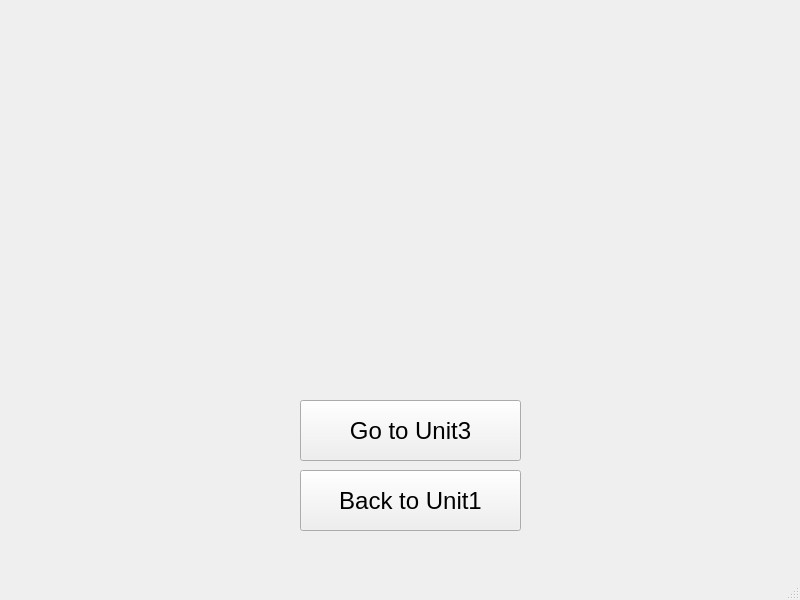
<?xml version="1.0" encoding="UTF-8"?>
<ui version="4.0">
 <class>MainWindow</class>
 <widget class="QMainWindow" name="MainWindow">
  <property name="geometry">
   <rect>
    <x>0</x>
    <y>0</y>
    <width>800</width>
    <height>600</height>
   </rect>
  </property>
  <property name="windowTitle">
   <string>MainWindow</string>
  </property>
  <widget class="QWidget" name="centralwidget">
   <widget class="QLabel" name="label">
    <property name="geometry">
     <rect>
      <x>0</x>
      <y>0</y>
      <width>791</width>
      <height>541</height>
     </rect>
    </property>
    <property name="text">
     <string/>
    </property>
    <property name="pixmap">
     <pixmap>../PTI picture SPCK/congratulations.jpg</pixmap>
    </property>
    <property name="scaledContents">
     <bool>true</bool>
    </property>
   </widget>
   <widget class="QPushButton" name="pushButton">
    <property name="geometry">
     <rect>
      <x>300</x>
      <y>400</y>
      <width>221</width>
      <height>61</height>
     </rect>
    </property>
    <property name="font">
     <font>
      <pointsize>18</pointsize>
     </font>
    </property>
    <property name="text">
     <string>Go to Unit3</string>
    </property>
   </widget>
   <widget class="QPushButton" name="pushButton_2">
    <property name="geometry">
     <rect>
      <x>300</x>
      <y>470</y>
      <width>221</width>
      <height>61</height>
     </rect>
    </property>
    <property name="font">
     <font>
      <pointsize>18</pointsize>
     </font>
    </property>
    <property name="text">
     <string>Back to Unit1</string>
    </property>
   </widget>
   <widget class="QLabel" name="label_2">
    <property name="geometry">
     <rect>
      <x>620</x>
      <y>260</y>
      <width>161</width>
      <height>271</height>
     </rect>
    </property>
    <property name="text">
     <string/>
    </property>
    <property name="pixmap">
     <pixmap>../PTI picture SPCK/Girl.png</pixmap>
    </property>
    <property name="scaledContents">
     <bool>true</bool>
    </property>
   </widget>
  </widget>
  <widget class="QMenuBar" name="menubar">
   <property name="geometry">
    <rect>
     <x>0</x>
     <y>0</y>
     <width>800</width>
     <height>26</height>
    </rect>
   </property>
  </widget>
  <widget class="QStatusBar" name="statusbar"/>
 </widget>
 <resources/>
 <connections/>
</ui>
